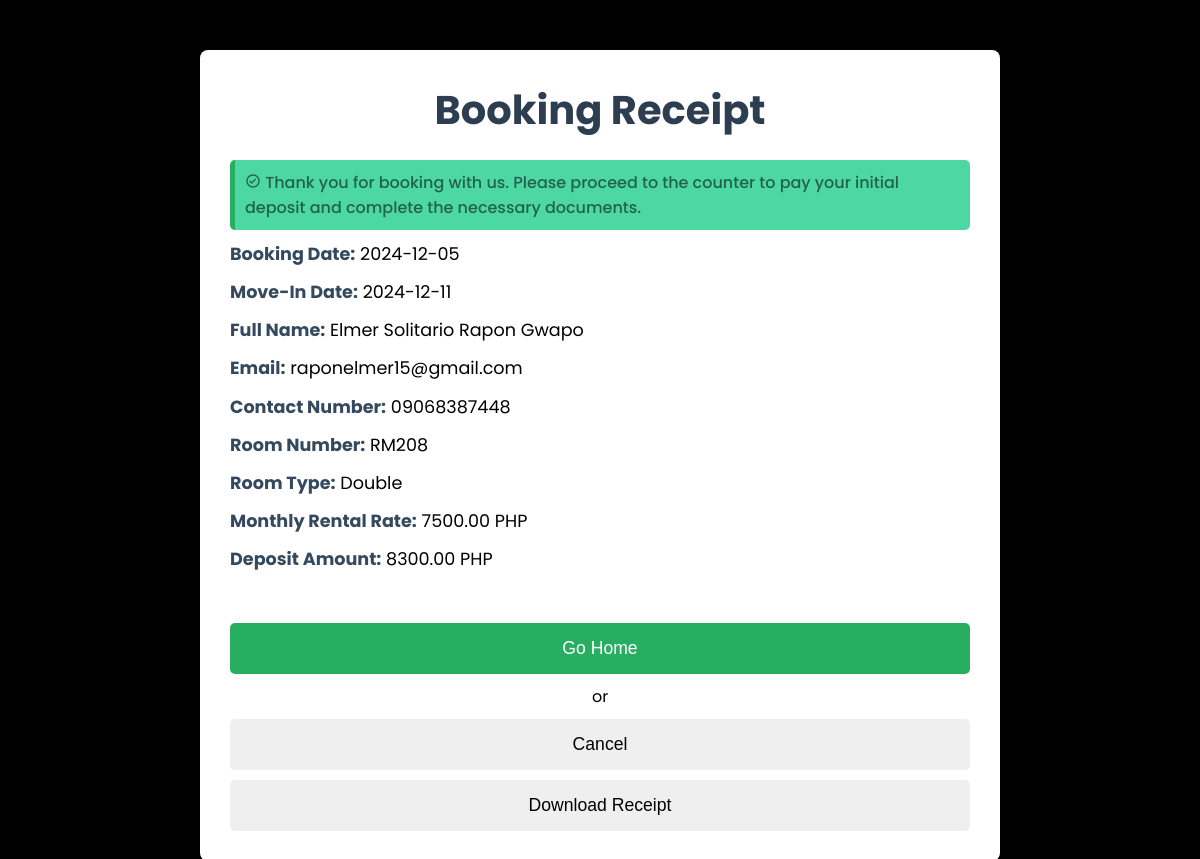
The app's page /ADVERTISEMENT/back-end/receipt.php?tenant_id=123, older data.
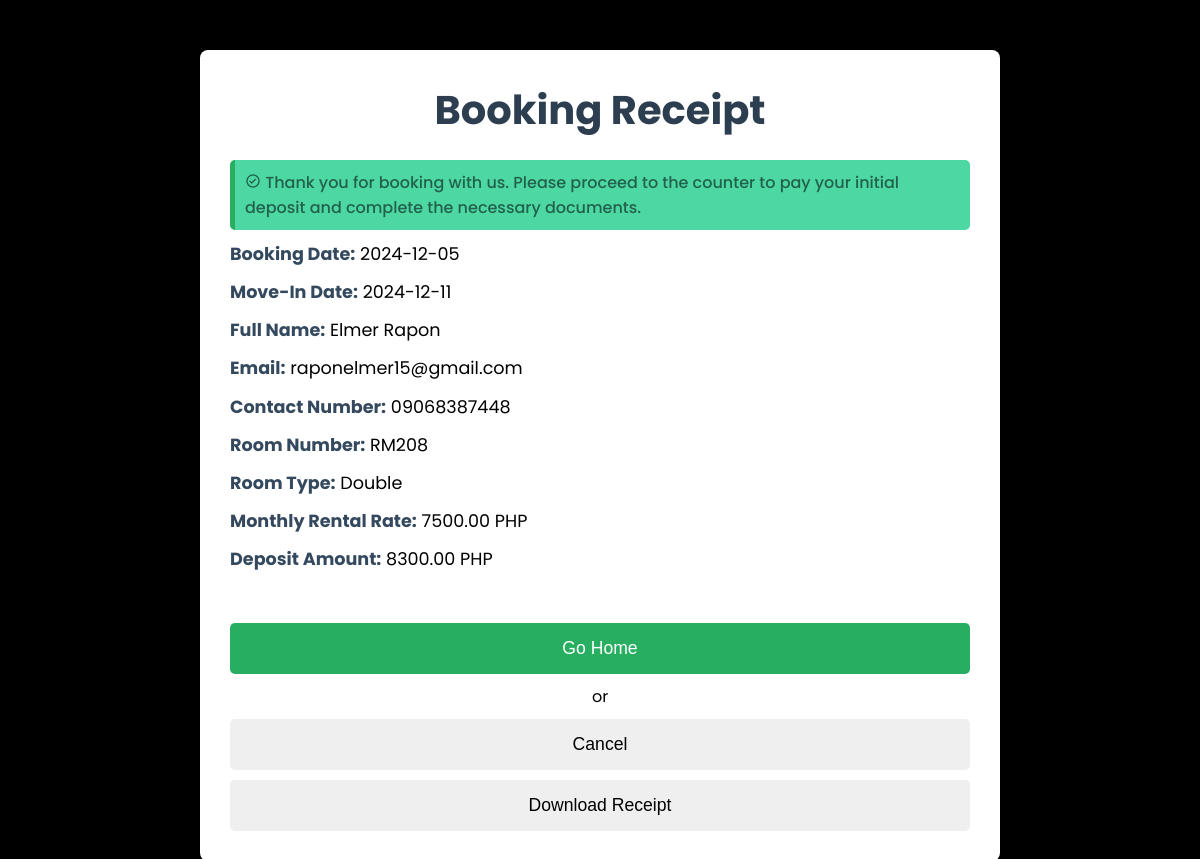
The same page, newer data.
### tables this page shows
CREATE TABLE `booking` (
  `booking_id` int(11) NOT NULL,
  `tenant_id` int(11) NOT NULL,
  `room_id` int(20) NOT NULL,
  `booking_start_date` date NOT NULL,
  `booking_end_date` date NOT NULL,
  `status` enum('Booked','Completed','Cancelled') DEFAULT 'Booked'
);

CREATE TABLE `tenant_details` (
  `tc_id` int(10) NOT NULL,
  `id` int(20) NOT NULL,
  `profile` varchar(200) NOT NULL,
  `fname` varchar(50) NOT NULL,
  `lname` varchar(50) NOT NULL,
  `gender` varchar(20) NOT NULL,
  `number_of_occupants` int(20) NOT NULL,
  `email_address` varchar(100) NOT NULL,
  `contact_number` varchar(20) NOT NULL,
  `religion` varchar(100) NOT NULL,
  `nationality` varchar(100) NOT NULL,
  `occupation` varchar(100) NOT NULL
);

CREATE TABLE `room` (
  `room_id` int(20) NOT NULL,
  `room_image` varchar(200) NOT NULL,
  `room_number` varchar(20) NOT NULL,
  `room_type` varchar(20) NOT NULL,
  `room_size` int(100) NOT NULL,
  `room_aminities` text NOT NULL,
  `room_utilities` text NOT NULL,
  `rental_rates` decimal(50,2) NOT NULL,
  `room_payfre` varchar(50) NOT NULL DEFAULT 'Monthly',
  `room_deporate` decimal(50,2) NOT NULL,
  `room_status` varchar(50) NOT NULL
);

### ADVERTISEMENT/back-end/receipt.php (the view, shortened to what this page needs)
<?php
include_once(__DIR__ . "/../../DATABASE/dbConnector.php");
$tenant_id = isset($_GET['tenant_id']) ? (int)$_GET['tenant_id'] : 0;
$query = "SELECT
            td.fname, td.lname, td.email_address, td.contact_number,
            r.room_number, r.room_type, r.rental_rates, r.room_deporate,
            b.booking_start_date, b.booking_end_date
          FROM tenant_details td
          JOIN booking b ON td.tc_id = b.tenant_id
          JOIN room r ON b.room_id = r.room_id
          WHERE b.tenant_id = ?";
$stmt = mysqli_prepare($conn, $query);
mysqli_stmt_bind_param($stmt, "i", $tenant_id);
mysqli_stmt_execute($stmt);
$result = mysqli_stmt_get_result($stmt);
if ($row = mysqli_fetch_assoc($result)) {
    $tenant_name = $row['fname'] . ' ' . $row['lname'];
    $email = $row['email_address'];
    $contact_number = $row['contact_number'];
    $room_number = $row['room_number'];
    $room_type = $row['room_type'];
    $rental_rates = $row['rental_rates'];
    $deposit_amount = $row['room_deporate'];
    $dateofBook = $row['booking_start_date'];
    $dateofMoveIn = $row['booking_end_date'];
}
?>
<!DOCTYPE html>
<html lang="en">
<head>
    <link rel="stylesheet" href="receipt.css?v=1.0">
</head>
<body>
    <section id="wrapper">
        <section id="receipt-section">
            <h1>Booking Receipt</h1>
            <p class="message"><i class='bx bx-check-circle'></i> Thank you for booking with us. Please proceed to the counter to pay your initial deposit and complete the necessary documents.</p>
            <div class="receipt-details">
                <p><strong>Booking Date:</strong> <?php echo htmlspecialchars($dateofBook); ?></p>
                <p><strong>Move-In Date:</strong> <?php echo htmlspecialchars($dateofMoveIn); ?></p>
                <p><strong>Full Name:</strong> <?php echo htmlspecialchars($tenant_name); ?></p>
                <p><strong>Email:</strong> <?php echo htmlspecialchars($email); ?></p>
                <p><strong>Contact Number:</strong> <?php echo htmlspecialchars($contact_number); ?></p>
                <p><strong>Room Number:</strong> <?php echo htmlspecialchars($room_number); ?></p>
                <p><strong>Room Type:</strong> <?php echo htmlspecialchars($room_type); ?></p>
                <p><strong>Monthly Rental Rate:</strong> <?php echo htmlspecialchars($rental_rates); ?> PHP</p>
                <p><strong>Deposit Amount:</strong> <?php echo htmlspecialchars($deposit_amount); ?> PHP</p>
            </div>
            <div class="btn">
                <button id="pay-deposit-btn" onclick="redirectToHome()">Go Home</button>
                <span>or</span>
                <button id="cancelBtn" type="button" onclick="confirmCancellation(<?php echo $tenant_id; ?>)">Cancel</button>
                <button onclick="window.print()">Download Receipt</button>
            </div>
        </section>
    </section>
</body>
</html>

### ADVERTISEMENT/back-end/receipt.css (style rules this page uses)
html { scroll-behavior: smooth; }
body { margin: 0; font-family: "Poppins", sans-serif; font-optical-sizing: auto; background-color: black; }
* { margin: 0; padding: 0; box-sizing: border-box; }
#receipt-section { max-width: 800px; margin: 40px auto; padding: 30px; background-color: #fff; border-radius: 8px; box-shadow: 0 4px 12px rgba(0, 0, 0, 0.1); margin-top: 50px; }
h1 { text-align: center; font-size: 2.5rem; color: #2C3E50; margin-bottom: 20px; }
.receipt-details { font-size: 1.1rem; line-height: 1.6; margin-bottom: 20px; }
.receipt-details p { margin: 10px 0; }
.receipt-details strong { font-weight: bold; color: #34495E; }
.btn { display: flex; flex-direction: column; align-items: center; gap: 10px; width: 100%; margin-top: 50px; }
button { width: 100%; padding: 15px; text-align: center; font-size: 1.1rem; border-radius: 5px; cursor: pointer; transition: all 0.3s ease; border: none; }
#pay-deposit-btn { background-color: #27AE60; color: #fff; }
.message { background-color:#4dd8a3; color: #22614c; padding: 10px; margin-bottom: 10px; border-left: 5px solid #27AE60; border-radius: 5px; font-size: 1rem; font-weight: 500; }

Row changes from the older to the newer data that the page shows:
changed through a linked row, booking "raponelmer15@gmail.com": tenant.lname "Elmer Solitario Rapon Gwapo" → "Elmer Rapon"
